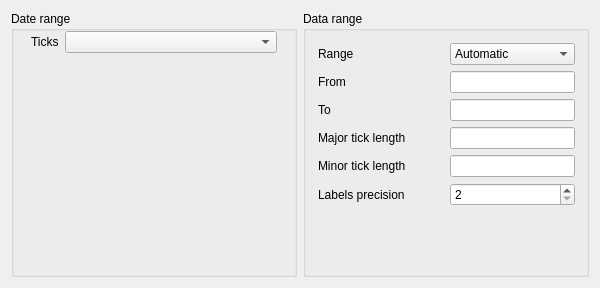
<?xml version="1.0" encoding="UTF-8"?>
<ui version="4.0">
 <class>ReportTabRange</class>
 <widget class="QWidget" name="ReportTabRange">
  <property name="geometry">
   <rect>
    <x>0</x>
    <y>0</y>
    <width>600</width>
    <height>288</height>
   </rect>
  </property>
  <property name="windowTitle">
   <string>Chart Tab</string>
  </property>
  <property name="toolTip">
   <string/>
  </property>
  <property name="whatsThis">
   <string>&lt;p&gt;On this tab, you configure the chart drawn for this report.&lt;/p&gt;</string>
  </property>
  <layout class="QHBoxLayout" name="horizontalLayout" stretch="1,1">
   <item>
    <widget class="QGroupBox" name="dateRangeBox">
     <property name="title">
      <string>Date range</string>
     </property>
     <layout class="QGridLayout" name="dateRangeGrid">
      <property name="topMargin">
       <number>0</number>
      </property>
      <property name="verticalSpacing">
       <number>0</number>
      </property>
      <item row="1" column="0">
       <layout class="QHBoxLayout" name="horizontalLayout_3" stretch="0,0">
        <property name="leftMargin">
         <number>6</number>
        </property>
        <property name="topMargin">
         <number>0</number>
        </property>
        <property name="rightMargin">
         <number>6</number>
        </property>
        <property name="bottomMargin">
         <number>0</number>
        </property>
        <item>
         <widget class="QLabel" name="label_6">
          <property name="text">
           <string>Ticks</string>
          </property>
         </widget>
        </item>
        <item>
         <widget class="KComboBox" name="m_comboColumns">
          <property name="sizePolicy">
           <sizepolicy hsizetype="Expanding" vsizetype="Fixed">
            <horstretch>0</horstretch>
            <verstretch>0</verstretch>
           </sizepolicy>
          </property>
          <property name="toolTip">
           <string>&lt;p&gt;Choose how large of a time period each column should encompass&lt;/p&gt;</string>
          </property>
         </widget>
        </item>
       </layout>
      </item>
      <item row="2" column="0">
       <spacer name="verticalSpacer">
        <property name="orientation">
         <enum>Qt::Vertical</enum>
        </property>
        <property name="sizeHint" stdset="0">
         <size>
          <width>20</width>
          <height>40</height>
         </size>
        </property>
       </spacer>
      </item>
     </layout>
    </widget>
   </item>
   <item>
    <widget class="QGroupBox" name="dataRangeBox">
     <property name="title">
      <string>Data range</string>
     </property>
     <layout class="QGridLayout" name="dataRangeLayout">
      <property name="leftMargin">
       <number>12</number>
      </property>
      <property name="topMargin">
       <number>12</number>
      </property>
      <item row="3" column="0">
       <widget class="QLabel" name="lblDataRangeStart">
        <property name="sizePolicy">
         <sizepolicy hsizetype="Expanding" vsizetype="Preferred">
          <horstretch>0</horstretch>
          <verstretch>0</verstretch>
         </sizepolicy>
        </property>
        <property name="text">
         <string comment="From (Data)">From</string>
        </property>
       </widget>
      </item>
      <item row="5" column="0">
       <widget class="QLabel" name="lblDataMajorTick">
        <property name="text">
         <string>Major tick length</string>
        </property>
       </widget>
      </item>
      <item row="6" column="1">
       <widget class="QLineEdit" name="m_dataMinorTick"/>
      </item>
      <item row="8" column="1">
       <spacer name="verticalSpacer_2">
        <property name="orientation">
         <enum>Qt::Vertical</enum>
        </property>
        <property name="sizeHint" stdset="0">
         <size>
          <width>20</width>
          <height>40</height>
         </size>
        </property>
       </spacer>
      </item>
      <item row="4" column="1">
       <widget class="QLineEdit" name="m_dataRangeEnd"/>
      </item>
      <item row="0" column="0">
       <widget class="QLabel" name="label">
        <property name="text">
         <string>Range</string>
        </property>
       </widget>
      </item>
      <item row="0" column="1">
       <widget class="QComboBox" name="m_dataLock">
        <item>
         <property name="text">
          <string>Automatic</string>
         </property>
        </item>
        <item>
         <property name="text">
          <string>User defined</string>
         </property>
        </item>
       </widget>
      </item>
      <item row="6" column="0">
       <widget class="QLabel" name="lblDataMinorTick">
        <property name="text">
         <string>Minor tick length</string>
        </property>
       </widget>
      </item>
      <item row="5" column="1">
       <widget class="QLineEdit" name="m_dataMajorTick"/>
      </item>
      <item row="4" column="0">
       <widget class="QLabel" name="lblDataRangeEnd">
        <property name="text">
         <string comment="To (Data)">To</string>
        </property>
       </widget>
      </item>
      <item row="3" column="1">
       <widget class="QLineEdit" name="m_dataRangeStart"/>
      </item>
      <item row="7" column="1">
       <widget class="QSpinBox" name="m_yLabelsPrecision">
        <property name="minimum">
         <number>2</number>
        </property>
        <property name="maximum">
         <number>10</number>
        </property>
       </widget>
      </item>
      <item row="7" column="0">
       <widget class="QLabel" name="lblLabelsPrecision">
        <property name="text">
         <string>Labels precision</string>
        </property>
       </widget>
      </item>
     </layout>
    </widget>
   </item>
  </layout>
 </widget>
 <layoutdefault spacing="6" margin="11"/>
 <customwidgets>
  <customwidget>
   <class>KComboBox</class>
   <extends>QComboBox</extends>
   <header>kcombobox.h</header>
  </customwidget>
 </customwidgets>
 <tabstops>
  <tabstop>m_dataLock</tabstop>
  <tabstop>m_dataRangeStart</tabstop>
  <tabstop>m_dataRangeEnd</tabstop>
  <tabstop>m_dataMajorTick</tabstop>
  <tabstop>m_dataMinorTick</tabstop>
  <tabstop>m_yLabelsPrecision</tabstop>
  <tabstop>m_comboColumns</tabstop>
 </tabstops>
 <resources/>
 <connections/>
</ui>
